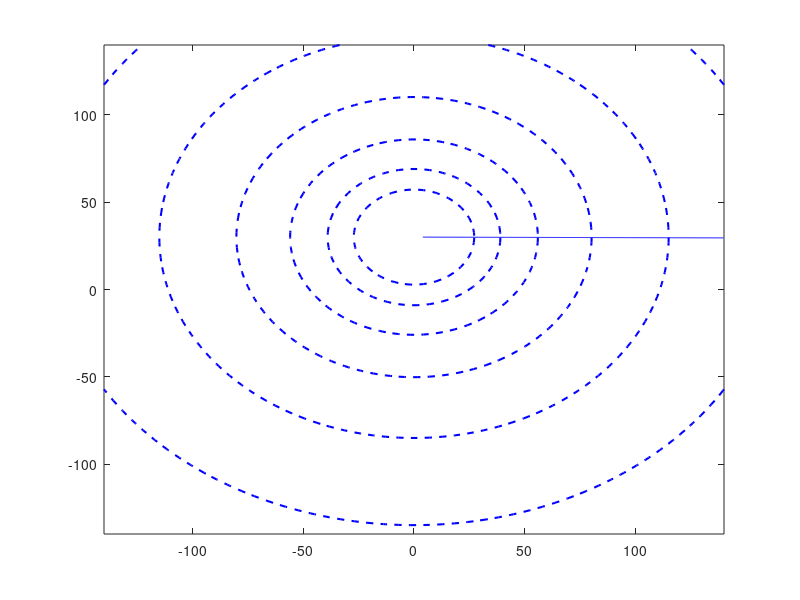

Here is the MATLAB script that generated this plot: (Note: this script raises an error after producing the figure.)
%无限长线电荷位于介质中的电场
%假设无限长线电荷位于介质1中,介质1的介电常数为er1=3,介质2的介电常数为er2=8,线电荷线密度为lambda_1=1.6x10^(-19)C/m,
%试求无限长线电荷对在介质中的镜像线电荷的电场强度分布。
clear
clc
r0 = 14; %计算区域
h = 30; %线电荷距原点距离
e0 = 8.85e-12; %真空介电常数
er1 = 3; %介质相对介电常数
er2 = 8; %介质相对介电常数
lambda_1 = 1.6e-19; %线电荷线密度

n = e0*er1 + e0*er2; 
lambda_2 = ((e0*er1 - e0*er2)/n)*lambda_1; %计算介质1的场时，在介质2中的镜像线电荷线密度
lambda_3 = (2*e0*er2/n)*lambda_1; %计算介质2的场时，在介质1中的镜像线电荷线密度
%下半部分的等效单位线电荷
r = 140; %最大电势点的半径
rf = 1000;%设定电势0点
u0 = lambda_1 * log(rf/r) / (2 * pi * e0 * 6); % 算出最小的电势
u = linspace(1, 2, 6) * u0; % 求出各条等势线的电势大小

Np = 100; % 将 X 坐标分成 100 等份
x = linspace(-r, r, Np); % 在直角坐标中形成网格坐标
[X, Y] = meshgrid(x);
U = zeros(Np); % 初始化 U

r1 = sqrt(X.^2 + (Y - h).^2);
r2 = sqrt(X.^2 + (Y + h).^2);
r3 = sqrt(X.^2 + (Y - h).^2);

m1 = 2 * pi * e0 * er1; % 介质 1 中 2 * pi * 介电常数
m2 = 2 * pi * e0 * er2; % 介质 1 中 2 * pi * 介电常数

%% 空间充满介质2时的电势和电场计算
for i = 1:Np      % 给电势赋值
    for j = 1:Np
        U(i,j) = lambda_3 * log(rf/r3(i,j))/m2;
    end
end

division = plot([-r, r], [0, 0], 'k', 'LineWidth', 2); % 介质分界面
contour(X, Y, U, u, 'b--','linewidth',1.5); % 绘制等势线
hold on;
[Ex, Ey] = gradient(-U); % 计算电场分量
E = sqrt(Ex.^2 + Ey.^2); % 计算电场强度大小

% 步骤三：绘制电力线
Ne = 21; % 电力线条数
t = linspace(0, 2*pi, Ne); % 确定电场线角度步进
rd = 4; % 电场线起点半径
start_x1 = rd * cos(t); % 电场线起点 x 坐标
start_y1 = h + rd * sin(t); % 电场线起点 y
for i = 1:Ne
    he = streamline(X, Y, Ex, Ey, start_x1(i), start_y1(i)); % 计算电场线
    hold on
    arrowPlot(he.XData, he.YData, 'number', 1, 'color', 'b', 'LineWidth', 2); % 绘制带箭头电场线
    hold on
end

axis equal
hold on
plot(0,h,'ro',0,h,'r+','MarkerSize',12,'LineWidth',2);
